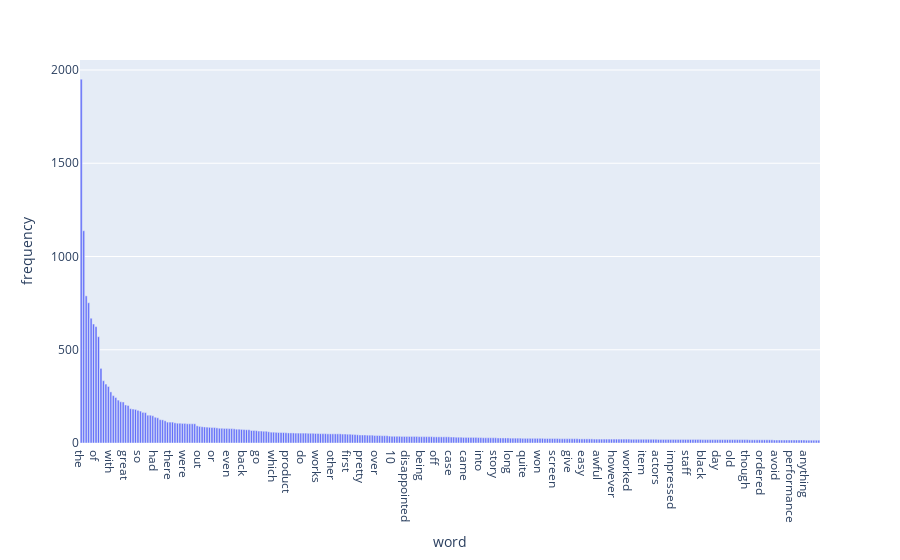

The cell this chart's notebook holds for it:
### Code cell
term_frequencies = np.asarray(data_counts.sum(axis=0))[0]
df = pd.DataFrame({'word':count_vect.get_feature_names_out(),
                   'frequency':term_frequencies})

# only shows the most frequent 300th
df = df.nlargest(300, 'frequency')
fig = px.bar(df, x='word', y='frequency')
fig.show()

### Figure 1 — Plotly figure (JSON) as saved in the notebook; plotly's stock layout.template omitted (floating-point values rounded to 4 significant figures; data arrays with more than 128 entries replaced by an {"elided": "..."} marker saying what was removed)
{"data": [{"alignmentgroup": "True", "hovertemplate": "word=%{x}<br>frequency=%{y}<extra></extra>", "legendgroup": "", "marker": {"color": "#636efa", "pattern": {"shape": ""}}, "name": "", "offsetgroup": "", "orientation": "v", "showlegend": false, "textposition": "auto", "type": "bar", "x": {"elided": "300 str values"}, "xaxis": "x", "y": {"elided": "300 int values"}, "yaxis": "y"}], "layout": {"barmode": "relative", "legend": {"tracegroupgap": 0}, "margin": {"t": 60}, "xaxis": {"anchor": "y", "domain": [0, 1], "title": {"text": "word"}}, "yaxis": {"anchor": "x", "domain": [0, 1], "title": {"text": "frequency"}}}}
